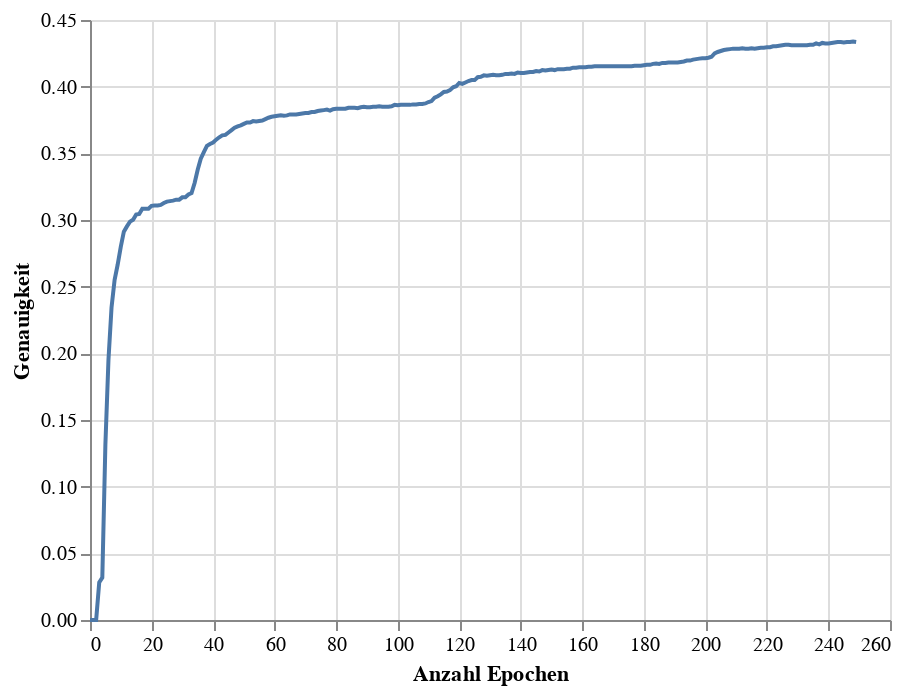

Here is the notebook cell this chart was saved with:
### Code cell
accuracy_chart = alt.Chart(accuracy_df).mark_line().encode(
    x=alt.X('Epoch',title = 'Anzahl Epochen'),
    y=alt.Y('Accuracy', title = 'Genauigkeit')
)
accuracy_chart

### Figure 1 — Vega-Lite specification as saved in the notebook (floating-point values rounded to 4 significant figures; data arrays with more than 128 entries replaced by an {"elided": "..."} marker saying what was removed)
{"config": {"view": {"continuousWidth": 400, "continuousHeight": 300}}, "data": {"name": "data-fb6c41267589358668e09b9acdee5b10"}, "mark": "line", "encoding": {"x": {"field": "Epoch", "title": "Anzahl Epochen", "type": "quantitative"}, "y": {"field": "Accuracy", "title": "Genauigkeit", "type": "quantitative"}}, "$schema": "https://vega.github.io/schema/vega-lite/v4.17.0.json", "datasets": {"data-fb6c41267589358668e09b9acdee5b10": {"elided": "250 records"}}}
